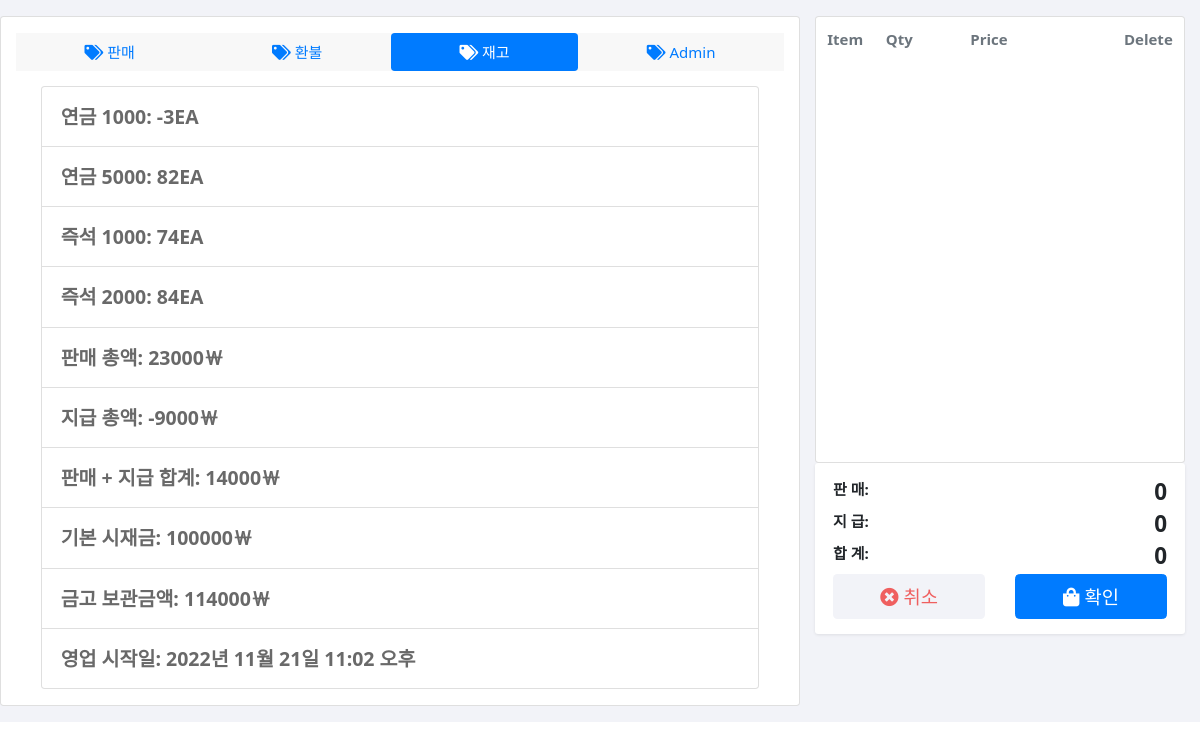
Before: /stock/ with the older database file.
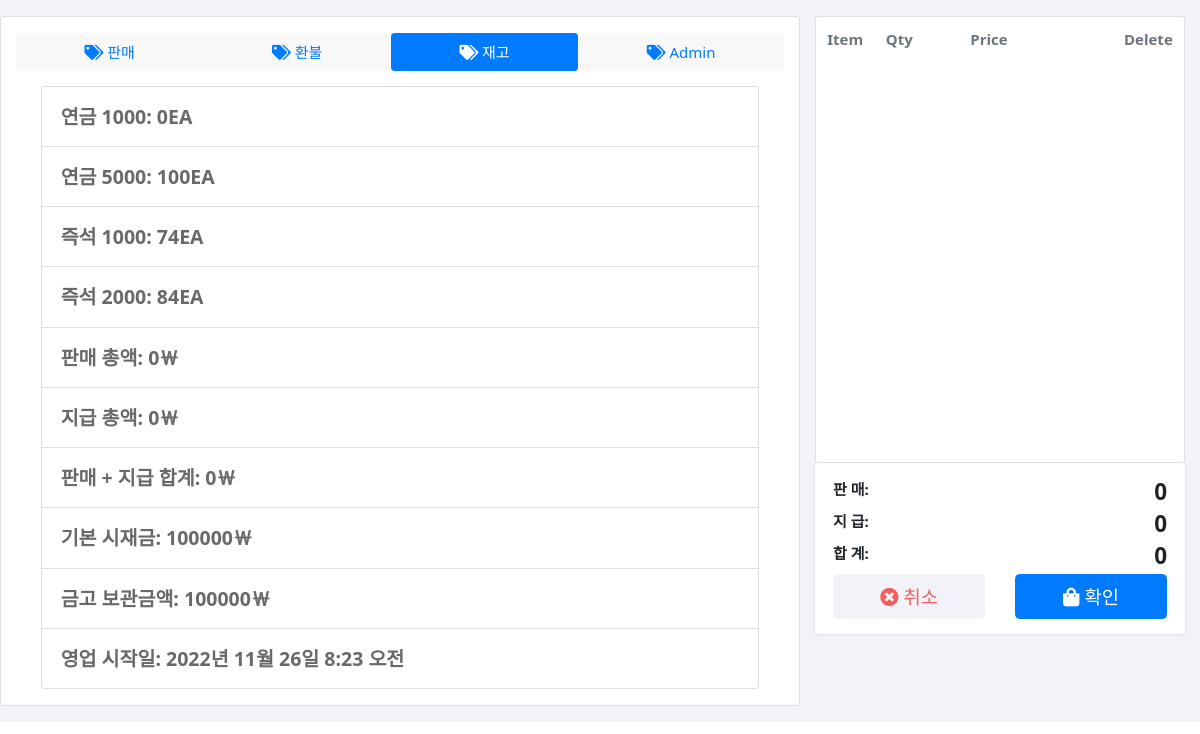
After: the same page with the newer database file.
### POSApp/models.py (models this page shows)
class POSDB(models.Model):
    seq = models.IntegerField(primary_key=True)
    pension_lottery_1000 = models.IntegerField(null=True)
    pension_lottery_5000 = models.IntegerField(null=True)
    instant_lottery_1000 = models.IntegerField(null=True)
    instant_lottery_2000 = models.IntegerField(null=True)
    sale = models.IntegerField(null=True)
    pay = models.IntegerField(null=True)
    sale_time = models.DateTimeField(null=True)
    daily_sale_start = models.DateTimeField(null=True)
    base_balance = models.IntegerField(null=True)

### POSApp/views.py (the view)
# urls.py: path('stock/', views.stock, name='stock'),
def stock(request):
    pension_lottery_1000 = POSDB.objects.all().values()[len(POSDB.objects.all()) - 1]['pension_lottery_1000']
    pension_lottery_5000 = POSDB.objects.all().values()[len(POSDB.objects.all()) - 1]['pension_lottery_5000']
    instant_lottery_1000 = POSDB.objects.all().values()[len(POSDB.objects.all()) - 1]['instant_lottery_1000']
    instant_lottery_2000 = POSDB.objects.all().values()[len(POSDB.objects.all()) - 1]['instant_lottery_2000']
    daily_list = POSDB.objects.filter(daily_sale_start=POSDB.objects.all().values()[len(POSDB.objects.all()) - 1]['daily_sale_start']).values()
    base_balance = POSDB.objects.all().values()[len(POSDB.objects.all()) - 1]['base_balance']
    daily_sale = 0
    daily_pay = 0
    for i in range(len(daily_list)):
        daily_sale += daily_list[i]['sale']
        daily_pay += daily_list[i]['pay']
    daily_sale_start = POSDB.objects.all().values()[len(POSDB.objects.all()) - 1]['daily_sale_start']
    context = {
        'pension_lottery_1000': pension_lottery_1000,
        'pension_lottery_5000': pension_lottery_5000,
        'instant_lottery_1000': instant_lottery_1000,
        'instant_lottery_2000': instant_lottery_2000,
        'daily_sale': daily_sale,
        'daily_pay': daily_pay,
        'sale_plus_pay': daily_sale + daily_pay,
        'base_balance': base_balance,
        'daily_balance': base_balance + daily_sale + daily_pay,
        'daily_sale_start': daily_sale_start,
    }
    return render(request, "stock.html", context)

### POSApp/templates/stock.html (shortened to what this page needs)
<!DOCTYPE HTML>
<html lang="en">
{% load static %}
<head>
    <link href="{% static 'assets/css/bootstrap.css' %}" rel="stylesheet" type="text/css" />
    <link href="{% static 'assets/css/ui.css' %}" rel="stylesheet" type="text/css" />
    <link href="{% static 'assets/fonts/fontawesome/css/fontawesome-all.min.css' %}" type="text/css" rel="stylesheet">
    <link href="{% static 'assets/css/OverlayScrollbars.css' %}" type="text/css" rel="stylesheet" />
</head>
<body>
    <section class="section-content padding-y-sm bg-default ">
        <div class="container-fluid">
            <div class="row">
                <div class="col-md-8 card padding-y-sm card ">
                    <ul class="nav bg radius nav-pills nav-fill mb-3 bg" role="tablist">
                        <li class="nav-item">
                            <a class="nav-link" href="{% url 'POSApp:index' %}">
                                <i class="fa fa-tags"></i> 판매</a>
                        </li>
                        <li class="nav-item">
                            <a class="nav-link" data-toggle="pill" href="#nav-tab-paypal">
                                <i class="fa fa-tags "></i> 환불</a>
                        </li>
                        <li class="nav-item">
                            <a class="nav-link active show" data-toggle="pill" href="#nav-tab-paypal">
                                <i class="fa fa-tags "></i> 재고</a>
                        </li>
                        <li class="nav-item">
                            <a class="nav-link" href="{% url 'POSApp:adminpage' %}">
                                <i class="fa fa-tags "></i> Admin</a>
                        </li>
                    </ul>
                    <div class="row">
                        <ol class="list-group list-group-numbered">
                            <li class="list-group-item d-flex justify-content-between align-items-start">
                                <div class="ms-2 me-auto">
                                    <div class="fw-bold">연금 1000: {{pension_lottery_1000}}EA</div>
                                </div>
                            </li>
                            <li class="list-group-item d-flex justify-content-between align-items-start">
                                <div class="ms-2 me-auto">
                                    <div class="fw-bold">연금 5000: {{pension_lottery_5000}}EA</div>
                                </div>
                            </li>
                            <li class="list-group-item d-flex justify-content-between align-items-start">
                                <div class="ms-2 me-auto">
                                    <div class="fw-bold">즉석 1000: {{instant_lottery_1000}}EA</div>
                                </div>
                            </li>
                            <li class="list-group-item d-flex justify-content-between align-items-start">
                                <div class="ms-2 me-auto">
                                    <div class="fw-bold">즉석 2000: {{instant_lottery_2000}}EA</div>
                                </div>
                            </li>
                            <li class="list-group-item d-flex justify-content-between align-items-start">
                                <div class="ms-2 me-auto">
                                    <div class="fw-bold">판매 총액: {{daily_sale}}￦</div>
                                </div>
                            </li>
                            <li class="list-group-item d-flex justify-content-between align-items-start">
                                <div class="ms-2 me-auto">
                                    <div class="fw-bold">지급 총액: {{daily_pay}}￦</div>
                                </div>
                            </li>
                            <li class="list-group-item d-flex justify-content-between align-items-start">
                                <div class="ms-2 me-auto">
                                    <div class="fw-bold">판매 + 지급 합계: {{sale_plus_pay}}￦</div>
                                </div>
                            </li>
                            <li class="list-group-item d-flex justify-content-between align-items-start">
                                <div class="ms-2 me-auto">
                                    <div class="fw-bold">기본 시재금: {{base_balance}}￦</div>
                                </div>
                            </li>
                            <li class="list-group-item d-flex justify-content-between align-items-start">
                                <div class="ms-2 me-auto">
                                    <div class="fw-bold">금고 보관금액: {{daily_balance}}￦</div>
                                </div>
                            </li>
                            <li class="list-group-item d-flex justify-content-between align-items-start">
                                <div class="ms-2 me-auto">
                                    <div class="fw-bold">영업 시작일: {{daily_sale_start}}</div>
                                </div>
                            </li>
                        </ol>
                    </div>
                </div>
                <div class="col-md-4">
                    <div class="card">
                        <span id="cart">
                            <form action="{% url 'POSApp:index' %}" method="POST">
                                <table class="table table-hover shopping-cart-wrap">
                                    <thead class="text-muted">
                                        <tr>
                                            <th scope="col">Item</th>
                                            <th scope="col" width="120">Qty</th>
                                            <th scope="col" width="120">Price</th>
                                            <th scope="col" class="text-right" width="200">Delete</th>
                                        </tr>
                                    </thead>
                                </table>
                            </form>
                        </span>
                    </div>
                    <div class="box">
                        <dl class="dlist-align">
                            <dt>판 매:</dt>
                            <dd class="text-right h4 b total_sale">0</dd>
                        </dl>
                        <dl class="dlist-align">
                            <dt>지 급:</dt>
                            <dd class="text-right h4 b total_pay">0</dd>
                        </dl>
                        <dl class="dlist-align">
                            <dt>합 계:</dt>
                            <dd class="text-right h4 b total">0</dd>
                        </dl>
                        <div class="row">
                            <div class="col-md-6">
                                <a href="" class="btn  btn-default btn-error btn-lg btn-block"><i
                                        class="fa fa-times-circle "></i> 취소 </a>
                            </div>
                            <div class="col-md-6">
                                <button class="btn  btn-primary btn-lg btn-block" onclick="confirm()"><i
                                        class="fa fa-shopping-bag"></i>
                                    확인 </button>
                            </div>
                        </div>
                    </div>
                </div>
            </div>
        </div>
    </section>
</body>
</html>

### POSApp/static/assets/css/ui.css (style rules this page uses)
html { font-size: 15px; }
.padding-y-sm { padding-top: 16px; padding-bottom: 16px; }
.bg { background-color: #f8f8f8 !important; }
.b { font-weight: 600; }
[class*="dlist-"] { margin-bottom: 5px; }
[class*="dlist-"] dd { margin-bottom: 0; }
.dlist-align dt { width: 90px; float: left; word-wrap: break-word; }
.dlist-align dd { margin-left: 120px; vertical-align: baseline; }
[class*="list-"] li:after { visibility: hidden; display: block; content: ""; overflow: hidden; height: 0; clear: both; }
.list-group .list-group-item { padding-bottom: .5rem; }
.shopping-cart-wrap thead th { border-top: 0; border-bottom: 0; }
.box { padding: 1rem 1.2rem; display: block; background: #fff; border-radius: 0.2rem; -webkit-box-shadow: 0 1px 3px rgba(51, 51, 51, 0.1); box-shadow: 0 1px 3px rgba(51, 51, 51, 0.1); }
body > section > div > div > div.col-md-8.card.padding-y-sm.card > div > ol { width: 90%; margin-left: auto; margin-right: auto; }
body > section > div > div > div.col-md-8.card.padding-y-sm.card > div > ol > li { padding-top: 15px; padding-bottom: 15px; font-size: 1.3em; font-weight: bold; color:dimgray; }

### POSApp/static/assets/css/OverlayScrollbars.css (style rules this page uses)
.os-host, .os-host-textarea { position: relative; overflow: visible !important; -webkit-box-orient: vertical; -webkit-box-direction: normal; -ms-flex-direction: column; flex-direction: column; -ms-flex-wrap: nowrap; flex-wrap: nowrap; -webkit-box-pack: start; -ms-flex-pack: start; justify-content: flex-start; -ms-flex-line-pack: start; align-content: flex-start; -webkit-box-align: start; -ms-flex-align: start; -ms-grid-row-align: flex-start; align-items: flex-start; }

### POSApp/templates/stock.html (style rules this page uses)
.bg-default, .btn-default { background-color: #f2f3f8; }
.btn-error { color: #ef5f5f; }

Changed rows visible on the page:
no longer on this page (row unchanged): POSDB: daily_sale_start "2022년 11월 21일 11:02 오후"
added POSDB: daily_sale_start "2022년 11월 26일 8:23 오전"
Other visible differences:
{{ pension_lottery_1000 }}: "-3" → "0"
{{ pension_lottery_5000 }}: "82" → "100"
{{ daily_sale }}: "23000" → "0"
{{ daily_pay }}: "-9000" → "0"
{{ sale_plus_pay }}: "14000" → "0"
{{ daily_balance }}: "114000" → "100000"
